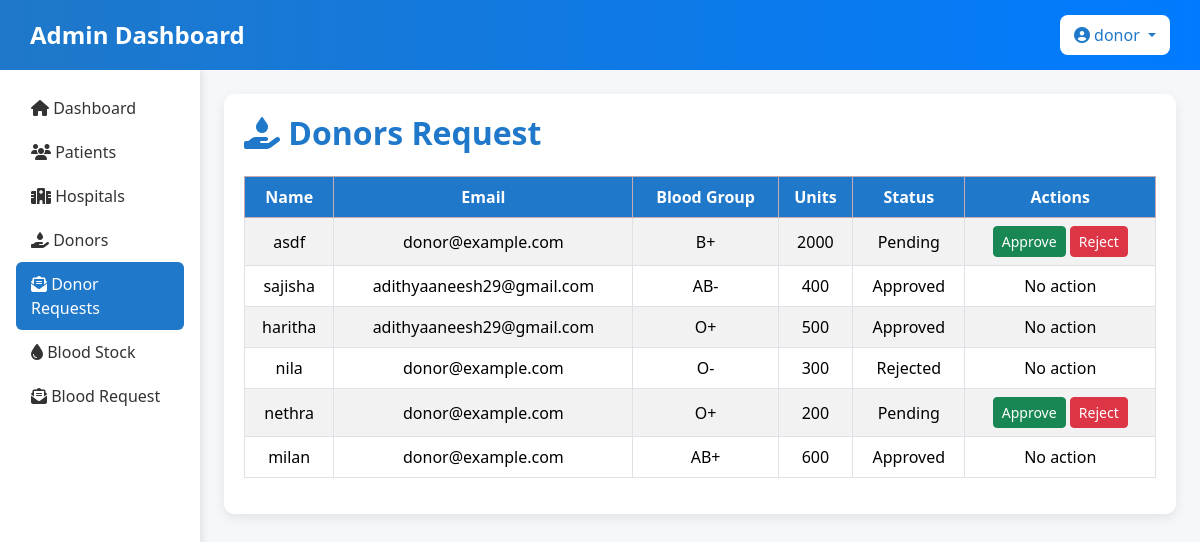
/donors/ (signed in), run on the app's committed database.
### blood_bank_app/models.py (models this page shows)
class DonorForm(models.Model):
    user = models.ForeignKey(
        User,
        on_delete=models.CASCADE,
        null=True,
        blank=True,
        related_name='donor_requests'
    )
    approved_by = models.ForeignKey(
        User,
        on_delete=models.SET_NULL,
        null=True,
        blank=True,
        related_name='approved_donor_requests'
    )
    firstname = models.CharField(max_length=50)
    email = models.EmailField()
    phone = models.CharField(max_length=15)
    age = models.PositiveIntegerField(default=18)
    blood_group = models.CharField(max_length=5, choices=BLOOD_GROUP_CHOICES)
    units = models.PositiveIntegerField()
    GENDER_CHOICES = [
        ('Male','Male'),
        ('Female','Female'),
    ]
    GENDER_CHOICES = [('Male','Male'), ('Female','Female')]
    gender = models.CharField(max_length=10, choices=GENDER_CHOICES)
    last_donate_date = models.DateTimeField(null=True, blank=True)
    last_receive_date = models.DateTimeField(null=True, blank=True)
    consent = models.BooleanField(default=False)
    created_at = models.DateTimeField(auto_now_add=True)
    STATUS_CHOICES = [('Pending', 'Pending'), ('Approved', 'Approved'), ('Rejected', 'Rejected')]
    status = models.CharField(max_length=10, choices=STATUS_CHOICES, default='Pending')

### blood_bank_app/views.py (the view)
# urls.py: path('donors/', views.admin_donors, name='admin_donors'),
@login_required
def admin_donors(request):
    donors = DonorForm.objects.all().order_by('-id')
    return render(request, 'admin/admin_donors.html', {'donors': donors})

### blood_bank_app/templates/admin/admin_donors.html (shortened to what this page needs)
<!DOCTYPE html>
<html lang="en">
<head>
    <link rel="stylesheet" href="https://cdnjs.cloudflare.com/ajax/libs/font-awesome/6.4.2/css/all.min.css">
    <link href="https://cdn.jsdelivr.net/npm/bootstrap@5.3.3/dist/css/bootstrap.min.css" rel="stylesheet">
</head>
<body>
     <nav class="navbar d-flex justify-content-between align-items-center">
        <h1 class="text-white mb-0">Admin Dashboard</h1>
        <div class="dropdown">
            <button class="btn btn-light dropdown-toggle" type="button" id="adminDropdown" data-bs-toggle="dropdown" aria-expanded="false">
                <i class="fa-solid fa-user-circle"></i> {{ request.user.username }}
            </button>
        </div>
    </nav>
    <div class="container-fluid">
        <div class="row">
            <div class="col-md-2 p-3 sidebar">
                <nav class="nav flex-column">
                    <a class="nav-link" href="{% url 'dashboard' %}">
                        <i class="fa-solid fa-home"></i> Dashboard
                    </a>
                    <a class="nav-link" href="{% url 'admin_patients' %}">
                        <i class="fa-solid fa-users"></i> Patients
                    </a>
                    <a class="nav-link" href="{% url 'admin_hospitals' %}">
                        <i class="fa-solid fa-hospital"></i> Hospitals
                    </a>
                    <a class="nav-link" href="{% url 'admin_donors_list' %}">
                        <i class="fa-solid fa-hand-holding-droplet"></i> Donors
                    </a>
                    <a class="nav-link active" href="{% url 'admin_donors' %}">
                        <i class="fa-solid fa-envelope-open-text"></i> Donor Requests
                    </a>
                    <a class="nav-link" href="{% url 'blood_stock_list' %}">
                        <i class="fa-solid fa-droplet"></i> Blood Stock
                    </a>
                    <a class="nav-link" href="{% url 'admin_blood_request' %}">
                        <i class="fa-solid fa-envelope-open-text"></i> Blood Request
                    </a>
                </nav>
            </div>            <div class="col-md-10 p-4">
                <div class="card-dashboard">
                    <div class="d-flex justify-content-between align-items-center mb-4">
                        <h2 class="mb-0"><i class="fa-solid fa-hand-holding-droplet"></i> Donors Request</h2>
                    </div>
                    <div class="table-responsive">
                        <table class="table table-bordered table-striped">
                            <thead class="table-danger">
                                <tr>
                                    <th>Name</th>
                                    <th>Email</th>
                                    <th>Blood Group</th>
                                    <th>Units</th>
                                    <th>Status</th>
                                    <th>Actions</th>
                                </tr>
                            </thead>
                            <tbody>
                                {% for donor in donors %}
                                <tr>
                                    <td>{{ donor.firstname }}</td>
                                    <td>{{ donor.email }}</td>
                                    <td>{{ donor.blood_group }}</td>
                                    <td>{{ donor.units }}</td>
                                    <td>{{ donor.status }}</td>
                                    <td>
                                        {% if donor.status == 'Pending' %}
                                            <a href="{% url 'update_donor_status' donor.id 'Approved' %}" class="btn btn-success btn-sm">Approve</a>
                                            <a href="{% url 'update_donor_status' donor.id 'Rejected' %}" class="btn btn-danger btn-sm">Reject</a>
                                        {% else %}
                                            No action
                                        {% endif %}
                                    </td>
                                </tr>
                                {% endfor %}
                            </tbody>
                        </table>
                    </div>
                </div>
            </div>
        </div>
    </div>
</body>
</html>

### blood_bank_app/templates/admin/admin_donors.html (style rules this page uses)
body { background-color: #f5f7fa; font-family: 'Segoe UI', Tahoma, Geneva, Verdana, sans-serif; }
.navbar { background: linear-gradient(90deg, #1F78C9, #007BFF); padding: 15px 30px; }
.navbar h1 { font-size: 24px; font-weight: 600; }
.dropdown .btn { background-color: #fff; color: #1F78C9; font-weight: 500; border: none; border-radius: 8px; padding: 8px 14px; }
.sidebar { min-height: 100vh; background: #fff; box-shadow: 2px 0 8px rgba(0,0,0,0.1); }
.sidebar .nav-link { color: #333; font-weight: 500; padding: 10px 15px; }
.sidebar .nav-link.active { background-color: #1F78C9; color: #fff; border-radius: 6px; }
.card-dashboard { background: #fff; border-radius: 10px; box-shadow: 0 4px 12px rgba(0,0,0,0.08); padding: 20px; }
h2 { color: #1F78C9; font-weight: 600; }
.table th { background-color: #1F78C9; color: white; text-align: center; }
.table td { text-align: center; vertical-align: middle; }

### data on the page
DonorForm: firstname "asdf", email "donor@example.com", blood_group "B+", units "2000", status "Pending", shows "Approve"
DonorForm: firstname "sajisha", email "adithyaaneesh29@gmail.com", blood_group "AB-", units "400", status "Approved", shows "No action"
DonorForm: firstname "haritha", email "adithyaaneesh29@gmail.com", blood_group "O+", units "500", status "Approved", shows "No action"
DonorForm: firstname "nila", email "donor@example.com", blood_group "O-", units "300", status "Rejected", shows "No action"
DonorForm: firstname "nethra", email "donor@example.com", blood_group "O+", units "200", status "Pending", shows "Approve"
DonorForm: firstname "milan", email "donor@example.com", blood_group "AB+", units "600", status "Approved", shows "No action"

### other printed values
{{ request.user.username }} "donor"
